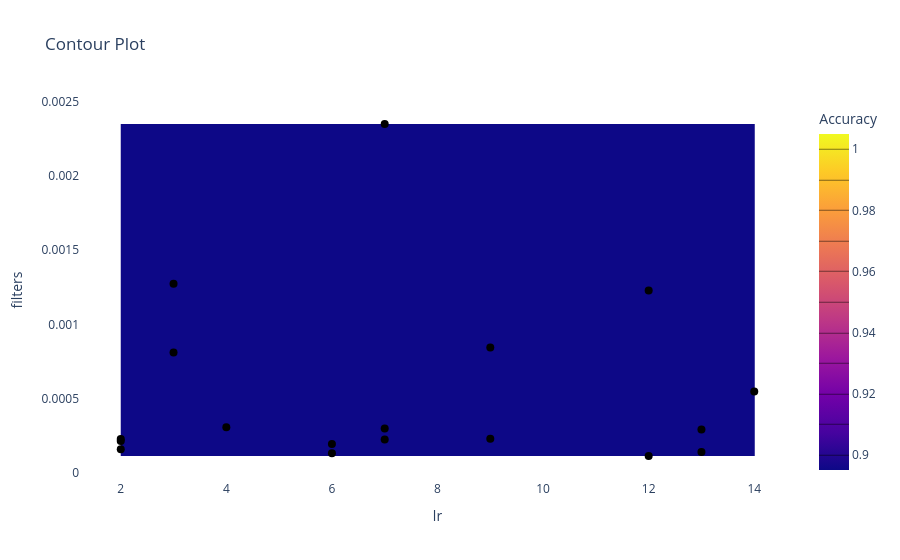

Notebook code for this chart:
### Code cell
random = analysis.results_df
plot_contour(random, "config/filters", "config/lr", "accuracy")

### Figure 1 — Plotly figure (JSON) as saved in the notebook; plotly's stock layout.template omitted (floating-point values rounded to 4 significant figures)
{"data": [{"colorbar": {"title": {"text": "Accuracy"}}, "colorscale": [[0, "#0d0887"], [0.1111, "#46039f"], [0.2222, "#7201a8"], [0.3333, "#9c179e"], [0.4444, "#bd3786"], [0.5556, "#d8576b"], [0.6667, "#ed7953"], [0.7778, "#fb9f3a"], [0.8889, "#fdca26"], [1, "#f0f921"]], "contours": {"coloring": "heatmap", "end": 1, "showlabels": true, "size": 0.01, "start": 0.9}, "type": "contour", "x": [4, 14, 6, 12, 12, 7, 2, 13, 3, 13, 9, 7, 6, 2, 3, 7, 2, 9], "y": [0.000309, 0.0005484, 0.0001951, 0.0001152, 0.001229, 0.000227, 0.0001611, 0.0001429, 0.001274, 0.0002931, 0.0008458, 0.002349, 0.0001344, 0.000216, 0.0008113, 0.0003006, 0.000229, 0.0002308], "z": [0.7205, 0.857, 0.7671, 0.7773, 0.881, 0.792, 0.6172, 0.79, 0.771, 0.8257, 0.8586, 0.829, 0.7701, 0.6554, 0.753, 0.7968, 0.5661, 0.814]}, {"customdata": [0.7205, 0.857, 0.7671, 0.7773, 0.881, 0.792, 0.6172, 0.79, 0.771, 0.8257, 0.8586, 0.829, 0.7701, 0.6554, 0.753, 0.7968, 0.5661, 0.814], "hovertemplate": "lr: %{x}<br>filters: %{y}<br>Accuracy: %{customdata:.4f}<extra></extra>", "marker": {"color": "black", "size": 8, "symbol": "circle"}, "mode": "markers", "name": "Data Points", "type": "scatter", "x": [4, 14, 6, 12, 12, 7, 2, 13, 3, 13, 9, 7, 6, 2, 3, 7, 2, 9], "y": [0.000309, 0.0005484, 0.0001951, 0.0001152, 0.001229, 0.000227, 0.0001611, 0.0001429, 0.001274, 0.0002931, 0.0008458, 0.002349, 0.0001344, 0.000216, 0.0008113, 0.0003006, 0.000229, 0.0002308]}], "layout": {"paper_bgcolor": "white", "plot_bgcolor": "white", "title": {"text": "Contour Plot"}, "xaxis": {"showgrid": false, "title": {"text": "lr"}}, "yaxis": {"showgrid": false, "title": {"text": "filters"}}}}
